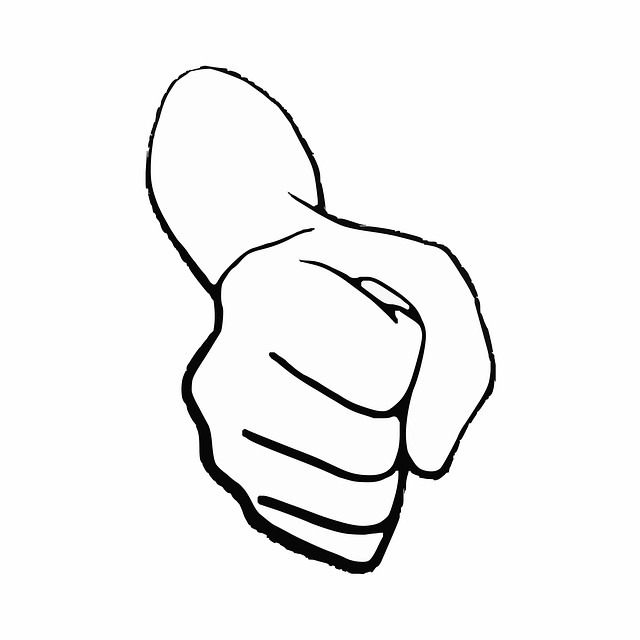
#> input picture opencv/rock.png, 640 x 640 px
$ jupyter execute --allow-errors 'mediapipe_hand_연습.ipynb'
#> lines starting #> are read from the running program, lines starting #| are printed output that depends on the picture
[cell 1]
# warnings 안뜨게 하는 코드
import warnings
warnings.filterwarnings('ignore')

### - 손 모션캡쳐 기본 코드

[cell 2]
import cv2  # OpenCV 라이브러리 (이미지/비디오 처리)
import mediapipe as mp  # MediaPipe 라이브러리 (손 인식 AI 모델)

# MediaPipe에서 제공하는 그리기 도구 및 스타일 설정 로드
mp_drawing = mp.solutions.drawing_utils
mp_drawing_styles = mp.solutions.drawing_styles
mp_hands = mp.solutions.hands  # 손 인식 솔루션 모듈 로드

# 'hand.mp4' 영상을 불러옴 (숫자 0을 넣으면 웹캠 사용)
cap = cv2.VideoCapture('sign_language.mp4')

# 손 인식 모델 설정
#> (the rest of this cell did not finish here and is left out)

### - 5개 손가락 끝에 원 그리기, 손가락 번호 달기

[cell 3]
import cv2  # OpenCV 라이브러리 (이미지/비디오 처리)
import mediapipe as mp  # MediaPipe 라이브러리 (손 인식 AI 모델)

# MediaPipe에서 제공하는 그리기 도구 및 스타일 설정 로드
mp_drawing = mp.solutions.drawing_utils
mp_drawing_styles = mp.solutions.drawing_styles
mp_hands = mp.solutions.hands  # 손 인식 솔루션 모듈 로드

# 'hand.mp4' 영상을 불러옴 (숫자 0을 넣으면 웹캠 사용)
cap = cv2.VideoCapture('hand.mp4')

# 손 인식 모델 설정
#> (the rest of this cell did not finish here and is left out)

### - 8번 손가락 검지로 선그리기

[cell 4]
import cv2
import mediapipe as mp
import numpy as np

mp_hands = mp.solutions.hands
mp_drawing = mp.solutions.drawing_utils

# 궤적을 저장할 리스트 (검지 끝 좌표들)
points = []

cap = cv2.VideoCapture('hand.mp4')

#> (the rest of this cell did not finish here and is left out)

### - 엄지검지 글자쓰기 (실패)

[cell 5]
import cv2
import mediapipe as mp
import math

mp_hands = mp.solutions.hands
mp_drawing = mp.solutions.drawing_utils
points = []

cap = cv2.VideoCapture('hand_text2.mp4')

#> (the rest of this cell did not finish here and is left out)

[cell 6]
import cv2
import mediapipe as mp

mp_hands = mp.solutions.hands
mp_drawing = mp.solutions.drawing_utils # 뼈다귀 그리기용
points = []

cap = cv2.VideoCapture('hand_text.mp4')

#> (the rest of this cell did not finish here and is left out)

### - 가위 바위 보 인식

[cell 7]
import cv2
import mediapipe as mp
import os

# 파일이 있는지 확인하는 함수 (디버깅용)
def load_img(path):
#> called with path = 'rock.png'
    img = cv2.imread(path)
#> img is the input picture: shape (640, 640, 3); min 0, max 255, mean 243.5
    if img is None:
        print(f"경고: {path} 파일을 찾을 수 없습니다!")
        # 파일이 없으면 빈 검은색 이미지라도 생성해서 에러 방지
        return np.zeros((150, 150, 3), dtype="uint8")
    # 이미지 크기를 150x150으로 통일 (너무 크면 영상 가림)
    return cv2.resize(img, (150, 150))
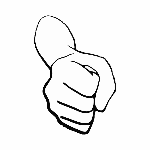
#> returned value: shape (150, 150, 3); min 0, max 255, mean 243.5

mp_hands = mp.solutions.hands
mp_drawing = mp.solutions.drawing_utils

# 1. 이미지 로드 (경로를 정확히 맞춰주세요)
img_rock = load_img('rock.png')
img_scissors = load_img('scissors.png')
#> call 2 of load_img, with path = 'scissors.png'
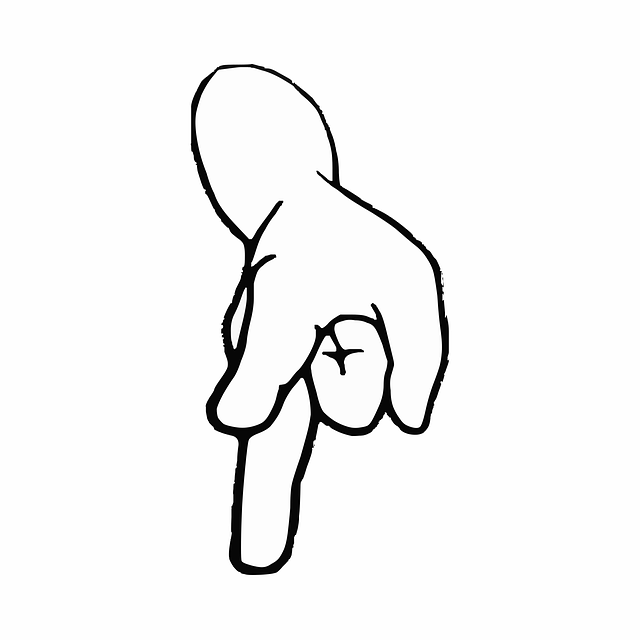
#> input picture opencv/scissors.png, 640 x 640 px
#> in load_img, img is the input picture: shape (640, 640, 3); min 0, max 255, mean 245
#> in load_img (call 2), `return cv2.resize(img, (150, 150))`:
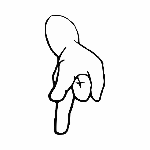
#> returned value: shape (150, 150, 3); min 0, max 255, mean 245
img_paper = load_img('paper.png')
#> call 3 of load_img, with path = 'paper.png'
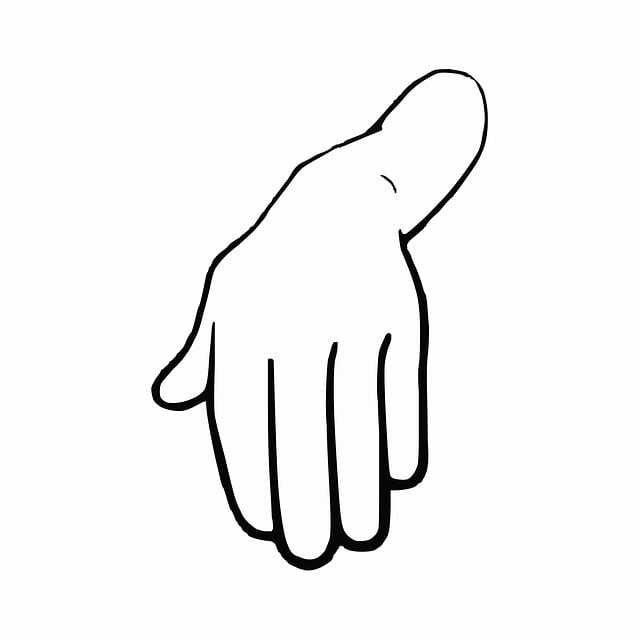
#> input picture opencv/paper.png, 640 x 640 px
#> in load_img, img is the input picture: shape (640, 640, 3); min 0, max 255, mean 244.9
#> in load_img (call 3), `return cv2.resize(img, (150, 150))`:
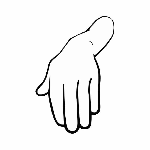
#> returned value: shape (150, 150, 3); min 0, max 255, mean 245.1

cap = cv2.VideoCapture('hand3.mp4')

#> (the rest of this cell did not finish here and is left out)

[cell 8]
import cv2
import mediapipe as mp
import math
import numpy as np

# 파일이 있는지 확인하는 함수 (디버깅용)
def load_img(path):
#> called with path = 'rock.png'
    img = cv2.imread(path)
    if img is None:
        print(f"경고: {path} 파일을 찾을 수 없습니다!")
        # 파일이 없으면 빈 검은색 이미지라도 생성해서 에러 방지
        return np.zeros((300, 300, 3), dtype="uint8")
    # 이미지 크기를 300x300으로 통일 (너무 크면 영상 가림)
    return cv2.resize(img, (300, 300))
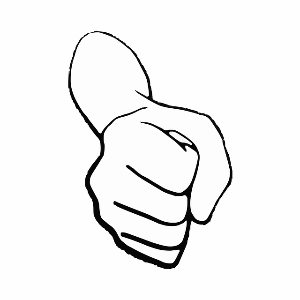
#> returned value: shape (300, 300, 3); min 0, max 255, mean 243.5

# [2] 두 점 사이의 거리를 구하는 함수 (속도를 위해 math.sqrt 사용)
def get_dist(p1, p2):
    return math.sqrt((p1.x - p2.x)**2 + (p1.y - p2.y)**2)

mp_hands = mp.solutions.hands
mp_drawing = mp.solutions.drawing_utils

# 1. 이미지 로드 (경로를 정확히 맞춰주세요)
img_rock = load_img('rock.png')
img_scissors = load_img('scissors.png')
img_paper = load_img('paper.png')

cap = cv2.VideoCapture('hand3.mp4')

# 속도를 위해 model_complexity를 0으로 낮추고, 인식 신뢰도를 조절합니다.
#> (the rest of this cell did not finish here and is left out)

### - 카메라 사용(가위바위보)

[cell 9]
import cv2
import mediapipe as mp
import math
import numpy as np

# 파일이 있는지 확인하는 함수 (디버깅용)
def load_img(path):
    img = cv2.imread(path)
    if img is None:
        print(f"경고: {path} 파일을 찾을 수 없습니다!")
        # 파일이 없으면 빈 검은색 이미지라도 생성해서 에러 방지
        return np.zeros((300, 300, 3), dtype="uint8")
    # 이미지 크기를 300x300으로 통일 (너무 크면 영상 가림)
    return cv2.resize(img, (300, 300))

# [2] 두 점 사이의 거리를 구하는 함수 (속도를 위해 math.sqrt 사용)
def get_dist(p1, p2):
    return math.sqrt((p1.x - p2.x)**2 + (p1.y - p2.y)**2)

mp_hands = mp.solutions.hands
mp_drawing = mp.solutions.drawing_utils

# 1. 이미지 로드 (경로를 정확히 맞춰주세요)
img_rock = load_img('rock.png')
img_scissors = load_img('scissors.png')
img_paper = load_img('paper.png')
